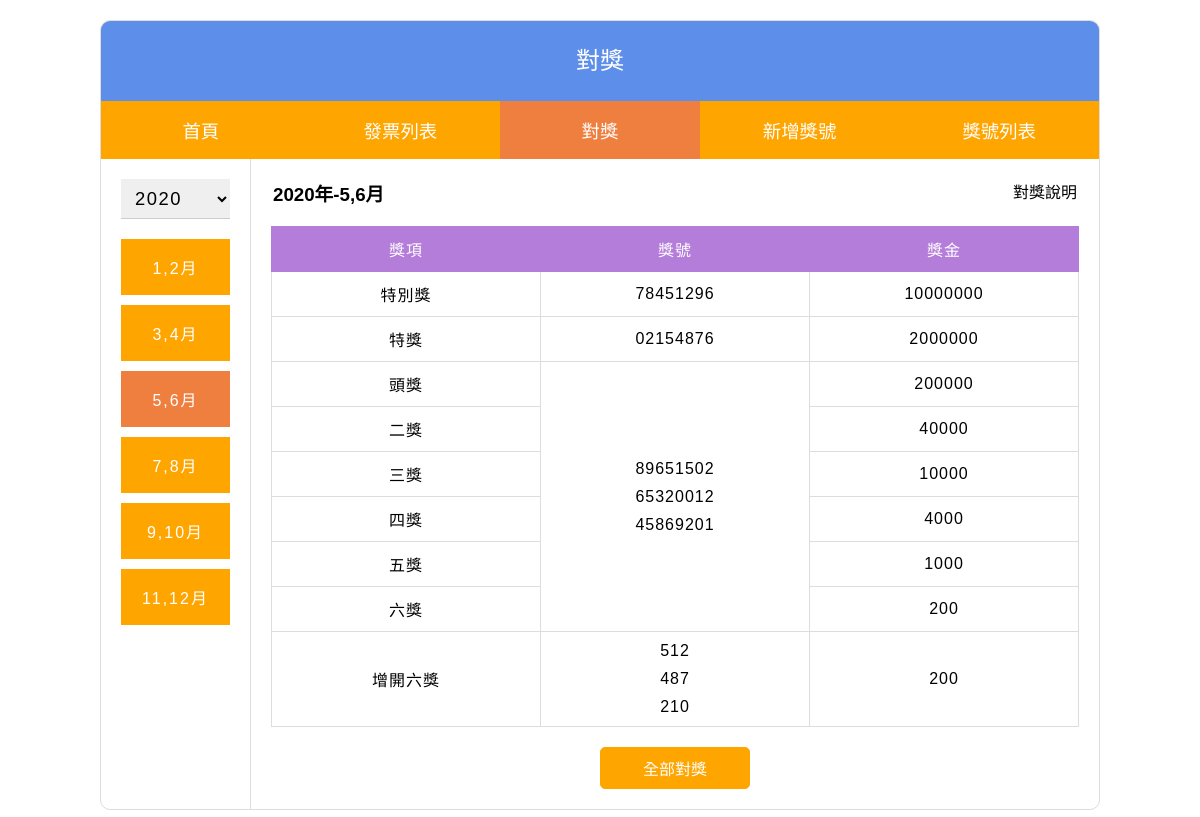
Screenshot of /award.php with the database file from the repository.
### tables this page shows
CREATE TABLE `award_list` (
  `id` tinyint(1) UNSIGNED NOT NULL COMMENT '編號',
  `award` varchar(8) NOT NULL COMMENT '獎項',
  `bonus` int(8) UNSIGNED NOT NULL COMMENT '獎金'
);

CREATE TABLE `award_number` (
  `id` int(10) UNSIGNED NOT NULL COMMENT '流水號',
  `year` year(4) NOT NULL COMMENT '年份',
  `period` tinyint(1) UNSIGNED NOT NULL COMMENT '期別',
  `number` varchar(8) NOT NULL COMMENT '發票號碼	',
  `type` tinyint(1) UNSIGNED NOT NULL COMMENT '獎項'
);

### com/base.php (called while the page is built, shortened)
<?php
  $dsn="mysql:host=localhost;charset=utf8;dbname=invoice";
  $pdo=new PDO($dsn,"root","");
  function all($table,...$arg){
    global $pdo;
    $sql="select * from $table ";
    if(isset($arg[0]) && is_array($arg[0])){
      $tmp=[];
      foreach($arg[0] as $key => $value){
        $tmp[]=sprintf("`%s`='%s'",$key,$value);
      }
      $sql=$sql." where ". implode(" && ", $tmp);
    }
    return $pdo->query($sql)->fetchAll();
  }
?>

### award.php (the view, shortened to what this page needs)
<?php
  include "com/base.php";
  $y=date("Y");
  $p=ceil(date("n")/2);
  function func_award($num){
    global $y;
    global $p;
    switch($num){
      case 1:
        $rows=all('award_number',['period'=>$p,'year'=>$y,'type'=>1]);
        break;
      case 2:
        $rows=all('award_number',['period'=>$p,'year'=>$y,'type'=>2]);
        break;
      case 3:
        $rows=all('award_number',['period'=>$p,'year'=>$y,'type'=>3]);
        break;
      case 4:
        $rows=all('award_number',['period'=>$p,'year'=>$y,'type'=>4]);
    }
    return $rows;
  }
?>
<!DOCTYPE html>
<html lang="zh-TW">
<head>
  <link rel="stylesheet" href="./css/style.css">
  <link rel="stylesheet" href="./css/award.css">
</head>
<body>
  <div class="container">
    <?php
      include "include/header.php";
    ?>
    <div class="invoiceBox">
      <div class="sideNav">
        <select name="year" onchange="location=this.value;">
          <?php
            $yToday = date("Y");
            $y1=$yToday-4;
            for($i=$y1;$i<=$yToday;$i++){
              $selected=($y==$i)?'selected':'';
              echo "<option value='award.php?y=$i&p=$p' ".$selected.">".$i."</option>";
            }
          ?>
        </select>
        <ul>
          <li><a class="<?=($p==1)?'active':'';?>" href="award.php?y=<?=$y;?>&p=1">1,2月</a></li>
          <li><a class="<?=($p==2)?'active':'';?>" href="award.php?y=<?=$y;?>&p=2">3,4月</a></li>
          <li><a class="<?=($p==3)?'active':'';?>" href="award.php?y=<?=$y;?>&p=3">5,6月</a></li>
          <li><a class="<?=($p==4)?'active':'';?>" href="award.php?y=<?=$y;?>&p=4">7,8月</a></li>
          <li><a class="<?=($p==5)?'active':'';?>" href="award.php?y=<?=$y;?>&p=5">9,10月</a></li>
          <li><a class="<?=($p==6)?'active':'';?>" href="award.php?y=<?=$y;?>&p=6">11,12月</a></li>
        </ul>
      </div>
      <div class="listBox">
        <div class="topBar">
          <?php
            if($p==0){
              echo "<h3>".$y."年- All</h3>";
            }else{
              echo "<h3>".$y."年-".($p*2-1).",".($p*2)."月</h3>";
            }
          ?>
          <a class="btnDesc" href="javascript:void(0);">對獎說明</a>
        </div>
        <table class="listTable">
          <tr>
            <td>獎項</td>
            <td>獎號</td>
            <td>獎金</td>
          </tr>
          <?php
            $count=0;
            $awardList=all('award_list');
            for($a=1;$a<=4;$a++){
              $rows=func_award($a);
              if($a!=3){
                if($a!=4){
                  $alIndex=$a-1;
                }else{
                  $alIndex=9-1;
                }
                echo "<tr class='tr'>";
                echo "  <td>".$awardList[$alIndex]['award']."</td>";
                echo "  <td>";
                foreach($rows as $row){
                  if(!empty($row['number'])){
                    echo "<p>".$row['number']."</p>";
                    $count=$count+1;
                  }
                }
                echo "  </td>";
                echo "  <td>".$awardList[$alIndex]['bonus']."</td>";
                echo "</tr>";
              }else{
                for($b=3;$b<=8;$b++){
                  $alIndex=$b-1;
                  echo "<tr class='tr'>";
                  echo "  <td>".$awardList[$alIndex]['award']."</td>";
                  if($b==3){
                    echo "  <td rowspan='6'>";
                    foreach($rows as $row){
                      if(!empty($row['number'])){
                        echo "<p>".$row['number']."</p>";
                        $count=$count+1;
                      }
                    }
                    echo "  </td>";
                  }
                  echo "  <td>".$awardList[$alIndex]['bonus']."</td>";
                  echo "</tr>";
                }
              }
            }
          ?>
        </table>
        <?php
          if($count>0){
            echo "<div class='btnBar'>";
            echo "  <a class='btn2' href='api/award_number.php?y=$y&p=$p'>全部對獎</a>";
            echo "</div> ";
          }else{
            echo "<p class='tip2'>尚無資料!</p>";
            $trDisplay="none";
          }
        ?>
      </div>
    </div>
  </div>
</body>
</html>

### css/style.css (style rules this page uses)
* { margin: 0; padding: 0; box-sizing: border-box; font-family: 'Microsoft JhengHei', Arial, Helvetica, sans-serif; }
a { display: block; text-decoration: none; transition-duration: 0.5s; }
.btn2 { display: inline-block; width: 150px; color: #fff; background-color: orange; margin: 0 auto; padding: 8px 0; text-align: center; border-radius: 5px; border: 1px solid orange; }
.btnBar { margin-top: 20px; text-align: center; }
ul li { list-style: none; }
select,input { width: 100%; height: 40px; padding: 0 10px; border: 0px solid #ccc; border-bottom: 1px solid #ccc; font-size: 1rem; letter-spacing: 1.5px; }
table { width: 100%; text-align: center; border-collapse: collapse; letter-spacing: 1px; }
table tr td { padding: 10px; }
.container { width: 1000px; margin: 20px auto; border-radius: 10px; overflow: hidden; border: 1px solid #ddd; }

### css/award.css (style rules this page uses)
.invoiceBox { display: flex; }
.invoiceBox > div { padding: 20px; }
.sideNav { width: 150px; min-width: 150px; border-right: 1px solid #ddd; }
.sideNav select { font-size: 1.15rem; margin-bottom: 20px; }
.sideNav ul li { margin-bottom: 10px; text-align: center; letter-spacing: 2px; }
.sideNav ul li:last-child { margin-bottom: 0; }
.sideNav ul li a { color: #fff; background-color: orange; border: 1px solid orange; padding: 15px 0; }
.sideNav ul li a.active { background-color: #ee7f3f; border: 1px solid #ee7f3f; pointer-events: none; }
.listBox { width: 100%; }
.topBar { display: flex; margin-bottom: 20px; padding: 0 2px; justify-content: space-between; }
.topBar .btnDesc { color: #000; }
.listTable tr:first-child { color: #fff; background-color: #b47dda; }
.listTable td { border: 1px solid #ddd; width: 33%; }
.listTable tr:first-child td { border: 1px solid #b47dda; }
.listTable td p { margin-bottom: 10px; }
.listTable td p:last-child { margin-bottom: 0; }

### rows the page displays
award_list: award "特別獎", bonus "10000000"
award_number: number "78451296"
award_list: award "特獎", bonus "2000000"
award_number: number "02154876"
award_list: award "頭獎", bonus "200000"
award_number: number "89651502"
award_number: number "65320012"
award_number: number "45869201"
award_list: award "二獎", bonus "40000"
award_list: award "三獎", bonus "10000"
award_list: award "四獎", bonus "4000"
award_list: award "五獎", bonus "1000"
award_list: award "六獎", bonus "200"
award_list: award "增開六獎", bonus "200"
award_number: number "512"
award_number: number "487"
award_number: number "210"

### other values shown
$pageheader "對獎"
$y "2020"
$p*2-1 "5"
$p*2 "6"
form field year "2020"
